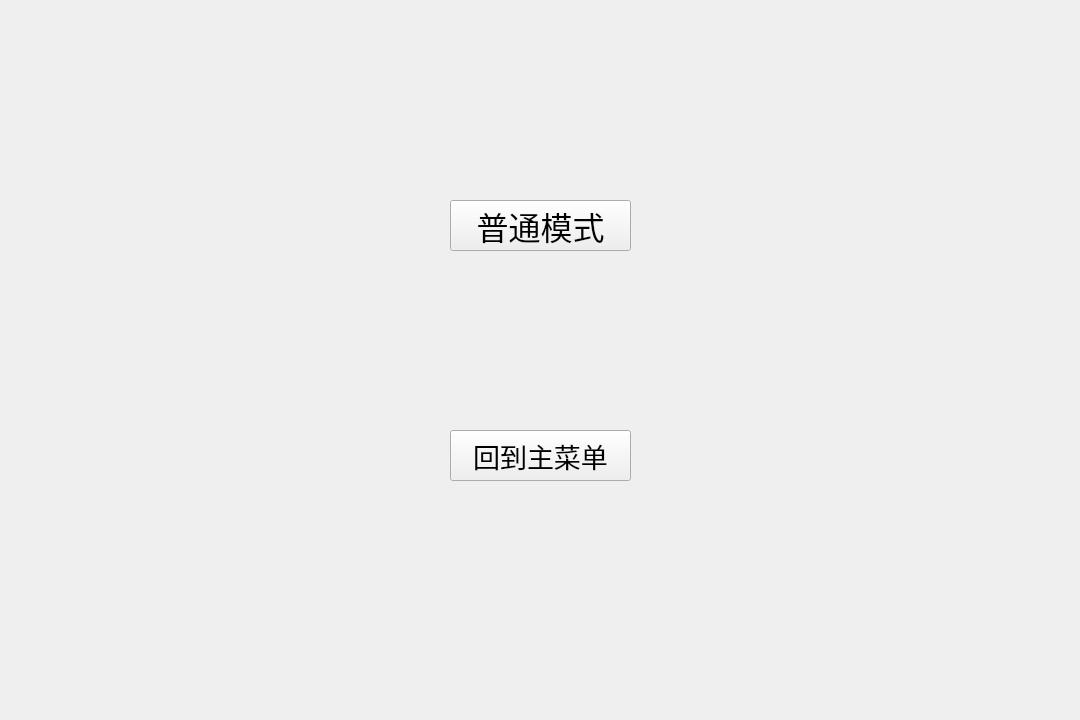
<?xml version="1.0" encoding="UTF-8"?>
<ui version="4.0">
 <class>choose</class>
 <widget class="QWidget" name="choose">
  <property name="geometry">
   <rect>
    <x>0</x>
    <y>0</y>
    <width>1080</width>
    <height>720</height>
   </rect>
  </property>
  <property name="windowTitle">
   <string>Form</string>
  </property>
  <widget class="QLabel" name="label">
   <property name="geometry">
    <rect>
     <x>0</x>
     <y>0</y>
     <width>1080</width>
     <height>720</height>
    </rect>
   </property>
   <property name="text">
    <string/>
   </property>
  </widget>
  <widget class="QPushButton" name="normal_game">
   <property name="geometry">
    <rect>
     <x>450</x>
     <y>200</y>
     <width>181</width>
     <height>51</height>
    </rect>
   </property>
   <property name="font">
    <font>
     <family>华文行楷</family>
     <pointsize>24</pointsize>
    </font>
   </property>
   <property name="text">
    <string>普通模式</string>
   </property>
  </widget>
  <widget class="QPushButton" name="back">
   <property name="geometry">
    <rect>
     <x>450</x>
     <y>430</y>
     <width>181</width>
     <height>51</height>
    </rect>
   </property>
   <property name="font">
    <font>
     <family>华文行楷</family>
     <pointsize>20</pointsize>
    </font>
   </property>
   <property name="text">
    <string>回到主菜单</string>
   </property>
  </widget>
 </widget>
 <resources/>
 <connections/>
</ui>
